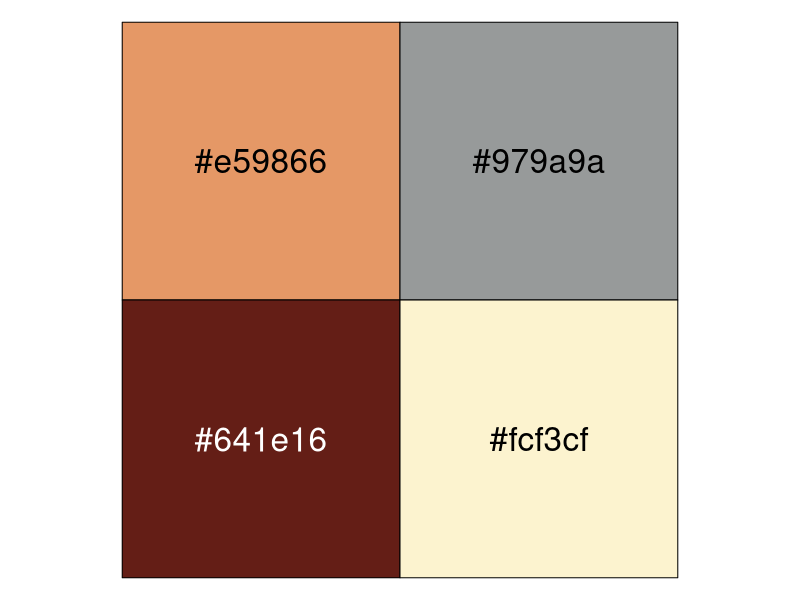
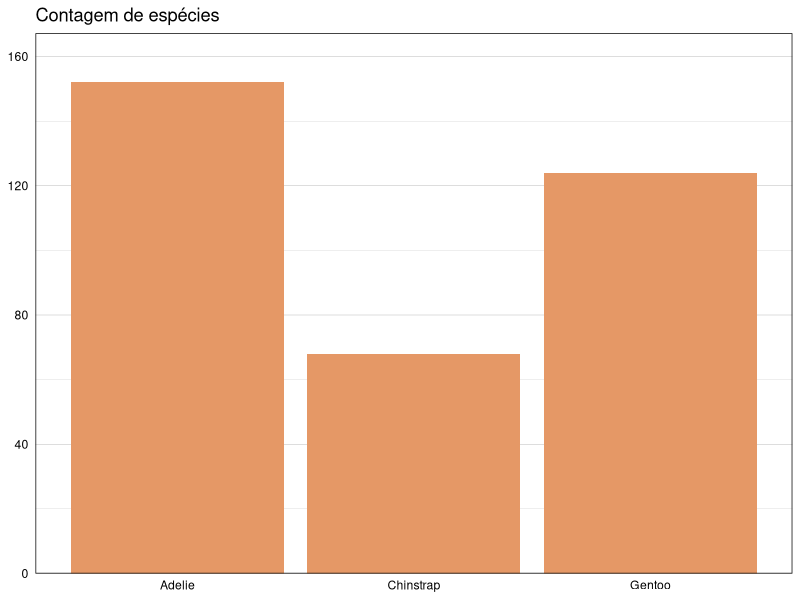
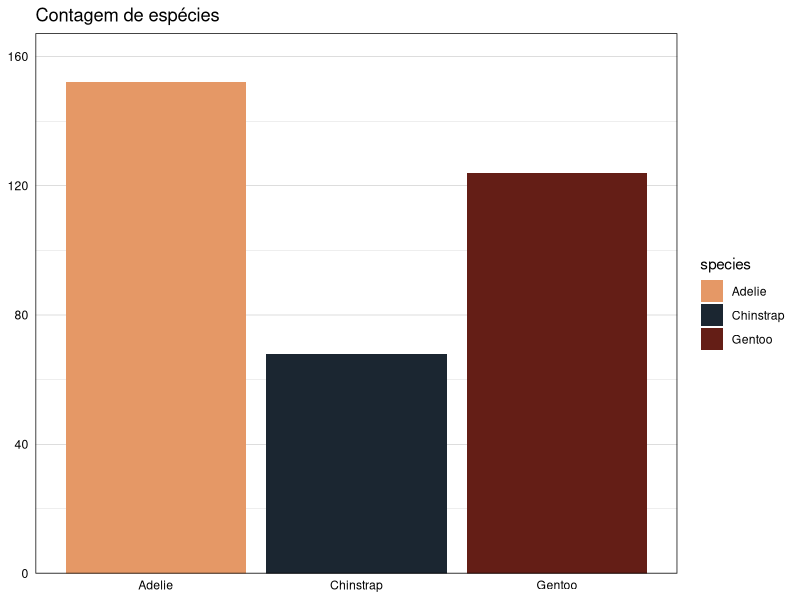
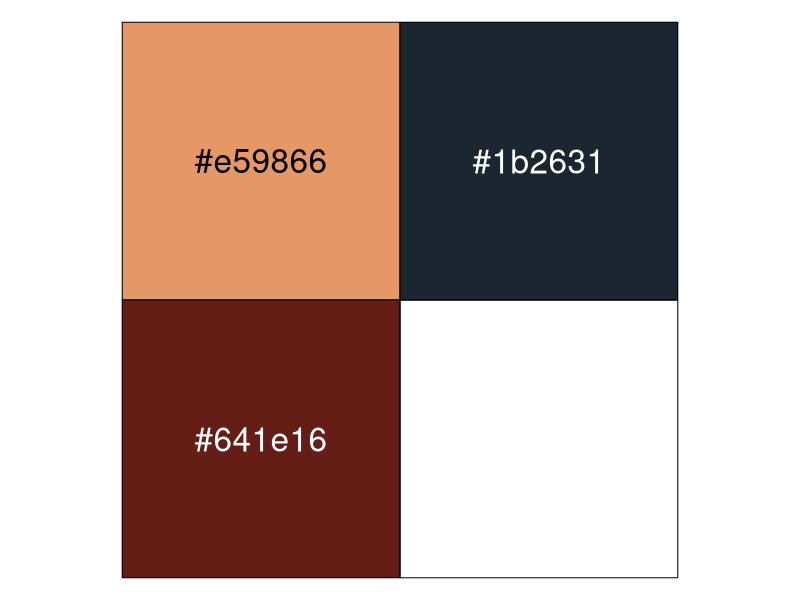
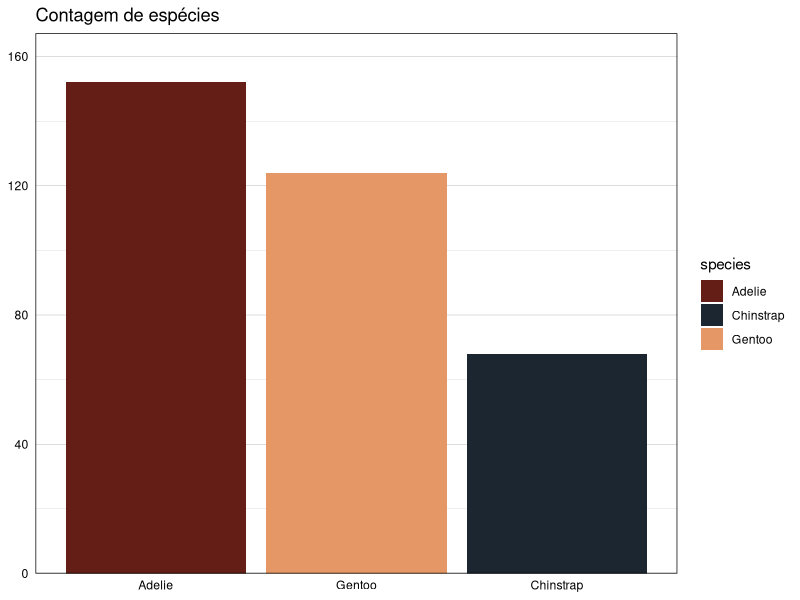
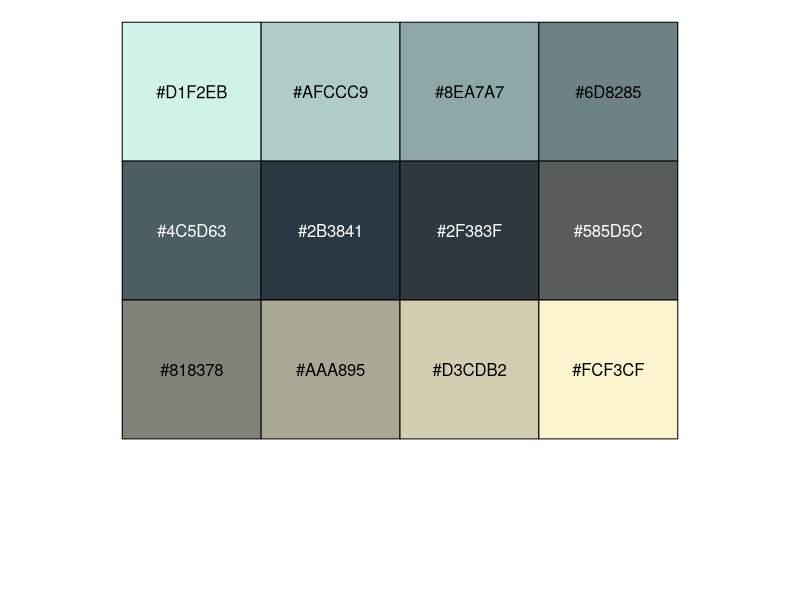
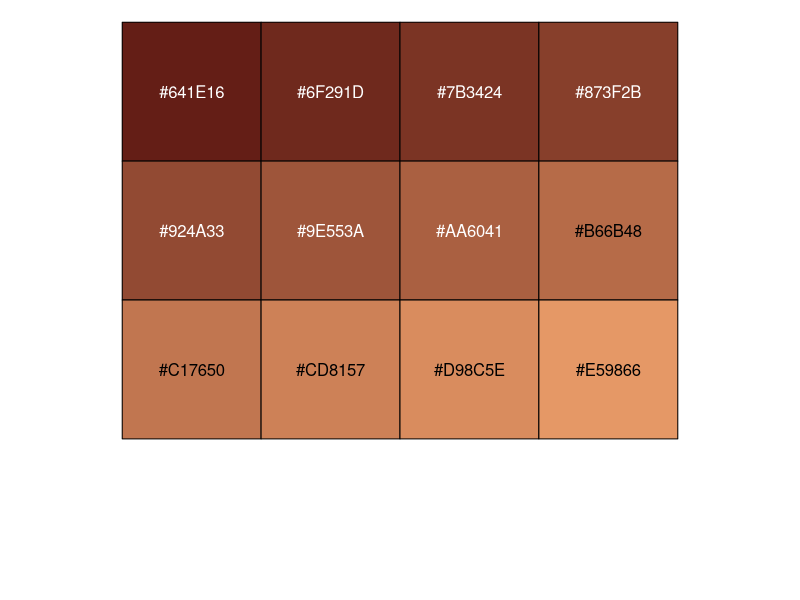
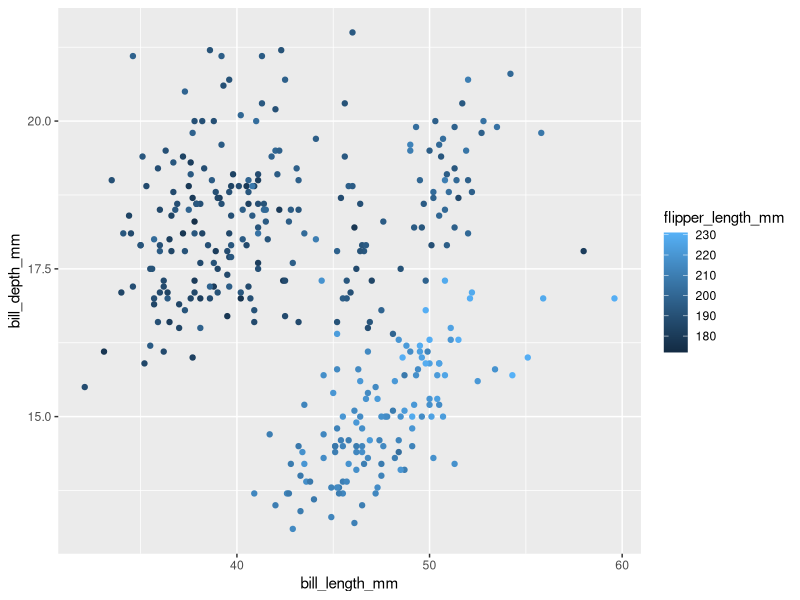

These figures' R source, in order:
## ---- chunk 1
#| echo: fenced

minhas_cores <- function(...) {
  cores <- c(
    "laranja" = "#e59866",
    "cinza" = "#979a9a",
    "azul" = "#1b2631",
    "vermelho" = "#641e16",
    "agua" = "#d1f2eb",
    "amarelo" = "#fcf3cf"
  )
  cols <- c(...)
  
  if (is.null(cols))
    return (cores)
  
  cores[cols]
}

## ---- chunk 2
#| echo: fenced
minhas_cores("vermelho", "amarelo")

## ---- chunk 3
#| echo: fenced

minhas_paletas <- function(palette = "main", ...) {
  minhas_paletas <- list(
    "main" = minhas_cores("laranja", "cinza", "vermelho", "amarelo"),
    "highlight" = minhas_cores("agua", "azul", "amarelo"),
    "two_colors" = minhas_cores("laranja", "vermelho")
  )
  minhas_paletas[[palette]]
}

## ---- chunk 4
#| echo: fenced

minhas_paletas("main")
## ---- chunk 5
#| echo: fenced
#| fig-cap: "paleta Main"
#| label: fig-main-palette

scales::show_col(minhas_paletas("main"), cex_label = 2)

## ---- chunk 6
#| echo: fenced
#| warning: false
#| message: false
library(tidyverse)
library(palmerpenguins)

## ---- chunk 7
#| echo: fenced
#| fig-cap: "Barras preenchidas por cor selecionada"
#| label: fig-pn-1

penguins <- palmerpenguins::penguins

penguins %>% 
  count(species) %>% 
  ggplot(aes(x = species, y = n)) +
  geom_col(fill = minhas_cores("laranja")) +
  labs(title = "Contagem de espécies") +
  scale_y_continuous(expand = expansion(mult = c(0,0.1))) + # aumenta em 10% o eixo y positivo 
  theme_linedraw() +
  theme(axis.ticks = element_blank(), 
        axis.title = element_blank(),
        panel.grid.major.x = element_blank())
## ---- chunk 8
#| echo: fenced
#| fig-cap: "Cores das barras atribuídas pela ordem alfabética das espécies"
#| label: fig-pn-2

penguins %>%
  count(species) %>% 
  ggplot(aes(x = species, y = n, fill = species)) + 
  geom_col() +
  scale_fill_manual(values = unname(c(minhas_cores("laranja", "azul", "vermelho")))) +
  labs(title = "Contagem de espécies") +
  scale_y_continuous(expand = expansion(mult = c(0,0.1))) +
  theme_linedraw() +
  theme(axis.ticks = element_blank(),
        axis.title = element_blank(),
        panel.grid.major.x = element_blank())

## ---- chunk 9
#| echo: fenced
#| fig-cap: "Vetor nomeado de cores"
#| label: fig-named-colors

penguins_colors <- minhas_cores("laranja", "azul", "vermelho")
penguins_colors <- setNames(penguins_colors, c("Gentoo", "Chinstrap", "Adelie"))
penguins_colors
scales::show_col(penguins_colors, cex_label = 2)

## ---- chunk 10
#| echo: fenced
#| fig-cap: "Usando o vetor nomeado"
#| label: fig-vetor-nomeado

penguins %>% 
  count(species) %>% 
  ggplot(aes(x = fct_reorder(species, desc(n)), y = n, fill = species)) +
  geom_col() +
  scale_fill_manual(values = penguins_colors) +
  labs(title = "Contagem de espécies") +
  scale_y_continuous(expand = expansion(mult = c(0,0.1))) +
  theme_linedraw() +
  theme(axis.ticks = element_blank(),
        axis.title = element_blank(),
        panel.grid.major.x = element_blank())
## ---- chunk 11
#| echo: fenced
#| fig-cap: "Usando _colorRampPalette_ para gerar paletas de cores maiores"
#| label: fig-pal-12

penguins_12_colors <- colorRampPalette(minhas_paletas("highlight"))(12)

scales::show_col(penguins_12_colors, cex_label = 1)
## ---- chunk 12
#| echo: fenced
#| fig-cap: "Função que devolve função para gerar cores"
#| label: fig-gera-cores

penguin_pal <- function(palette = "main", reverse = FALSE, ...) {
  pal <- minhas_paletas(palette)

  if (reverse) pal <- rev(pal)

  colorRampPalette(pal, ...)
}
scales::show_col(penguin_pal(palette = "two_colors", reverse = TRUE)(12))
## ---- chunk 13
#| echo: fenced
#| fig-cap: "Diagrama de dispersão"
#| label: fig-scatter1
penguins %>% 
  filter(!is.na(bill_length_mm),
         !is.na(bill_depth_mm)) %>% 
  ggplot(aes(bill_length_mm, bill_depth_mm, color = flipper_length_mm)) +
  geom_point() 
## ---- chunk 14
#| echo: fenced

#' Construtor de cores para escala contínua.
#'
#' @param palette nome da paleta definida em minhas_paletas
#' @param discrete Boolean indica se "color aesthetic" é discreto ou não
#' @param reverse Boolean indica se a paleta deve ter a sequência de cores invertida
#' @param ... outros parâmetros que serão passados para discrete_scale() ou
#'            scale_color_gradientn(), uma das duas funções conforme o discrete é TRUE ou FALSE
#'
scale_color_penguin <- function(palette = "main", discrete = TRUE, reverse = FALSE, ...) {
  pal <- penguin_pal(palette = palette, reverse = reverse)

  if (discrete) {
    discrete_scale("colour", paste0("penguin_", palette), palette = pal, ...)
  } else {
    scale_color_gradientn(colours = pal(256), ...)
  }
}

scale_color_penguin(palette = "highlight", discrete = FALSE)
## ---- chunk 15
#| echo: fenced
#| fig-cap: "Escala de cores customizada gerada a partir da paleta específica"
#| label: fig-scatter-2

penguins %>% 
  filter(!is.na(bill_length_mm),
         !is.na(bill_depth_mm)) %>% 
  ggplot(aes(bill_length_mm, bill_depth_mm, color = flipper_length_mm)) +
  geom_point() +
  scale_color_penguin("two_colors", discrete = FALSE)
## ---- chunk 16
#| echo: fenced

#' Construtor de cores para escala contínua.
#'
#' @param palette nome da paleta definida em minhas_paletas
#' @param discrete Boolean indica se "color aesthetic" é discreto ou não
#' @param reverse Boolean indica se a paleta deve ter a sequência de cores invertida
#' @param ... outros parâmetros que serão passados para discrete_scale() ou
#'            scale_color_gradientn(), uma das duas funções conforme o discrete é TRUE ou FALSE
#'
scale_fill_penguin <- function(palette = "main", discrete = TRUE, reverse = FALSE, ...) {
  pal <- penguin_pal(palette = palette, reverse = reverse)

  if (discrete) {
    discrete_scale("fill", paste0("penguin_", palette), palette = pal, ...)
  } else {
    scale_fill_gradientn(colours = pal(256), ...)
  }
}
## ---- chunk 17
#| echo: fenced
#| fig-cap: "Cores de preenchimento geradas a partir de paleta específica"
#| label: fig-barchart

penguins %>% 
   filter(!is.na(bill_length_mm),
         !is.na(bill_depth_mm)) %>% 
  ggplot(aes(bill_length_mm, bill_depth_mm, color = flipper_length_mm)) +
  geom_col() +
  scale_color_penguin("two_colors", discrete = FALSE)

